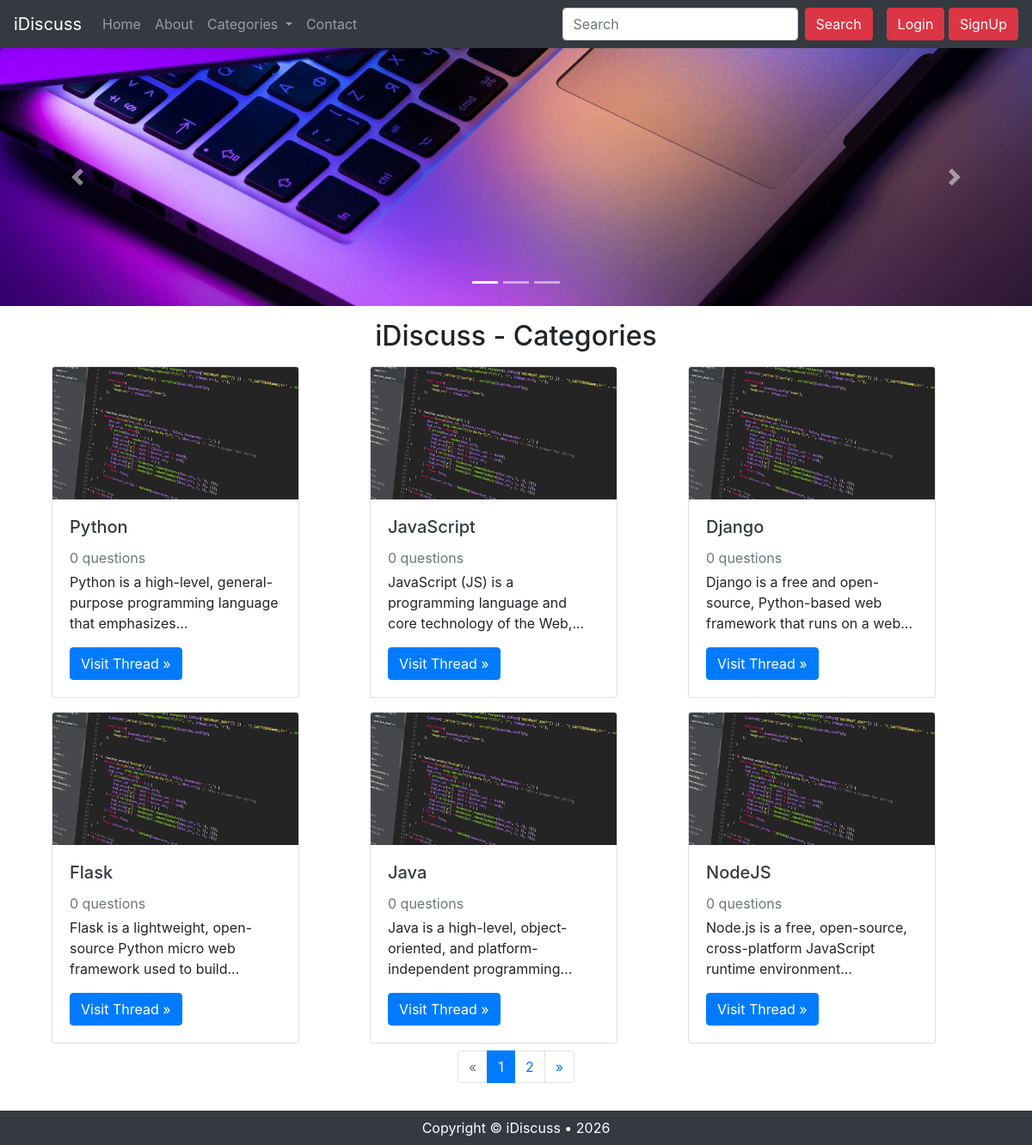
The page / on the database its author committed.
### tables this page shows
CREATE TABLE `categories` (
  `category_id` int(11) NOT NULL,
  `category_name` varchar(255) NOT NULL,
  `category_description` text NOT NULL,
  `created` datetime NOT NULL DEFAULT current_timestamp()
);

### index.php (the view, shortened to what this page needs)
<!doctype html>
<html lang="en">
<head>
    <link rel="stylesheet" href="https://cdn.jsdelivr.net/npm/bootstrap@4.5.3/dist/css/bootstrap.min.css">
    <link rel="stylesheet" href="assets/css/index.css">
</head>
<body>
    <?php include "partials/_header.php" ?>
    <div id="carouselExampleIndicators" class="carousel slide" data-ride="carousel">
        <ol class="carousel-indicators">
            <li data-target="#carouselExampleIndicators" data-slide-to="0" class="active"></li>
            <li data-target="#carouselExampleIndicators" data-slide-to="1"></li>
            <li data-target="#carouselExampleIndicators" data-slide-to="2"></li>
        </ol>
        <div class="carousel-inner">
            <div class="carousel-item active">
                <img src="assets/images/slider1.jpg" class="d-block w-100" alt="slider1">
            </div>
        </div>
        <a class="carousel-control-prev" href="#carouselExampleIndicators" role="button" data-slide="prev">
            <span class="carousel-control-prev-icon" aria-hidden="true"></span>
        </a>
        <a class="carousel-control-next" href="#carouselExampleIndicators" role="button" data-slide="next">
            <span class="carousel-control-next-icon" aria-hidden="true"></span>
        </a>
    </div>
    <main class="container my-3">
        <h2 class="text-center">iDiscuss - Categories</h2>
        <div id="categories">
            <?php
            require_once "partials/_dbconnect.php";
            $sql = "SELECT COUNT(*) as count FROM categories";
            $result = mysqli_query($conn, $sql);
            $count = mysqli_fetch_assoc($result)["count"];
            if ($count == 0) {
                echo '
                <div class="alert alert-secondary col-md-12" role="alert">
                    <h5 class="mb-0">No categories to be displayed!</h5>
                </div>';
            } else {
                $page = isset($_GET["page"]) ? (int) $_GET["page"] : 1;
                $num_pages = (int) ceil($count / PAGE_LIMIT);
                $page = max(1, min($page, $num_pages));
                $offset = ($page - 1) * PAGE_LIMIT;
                $sql1 = "SELECT c.*, count(th.thread_id) as total_threads FROM categories c LEFT JOIN threads th ON th.thread_catid = c.category_id GROUP BY c.category_id LIMIT $offset, ". PAGE_LIMIT;
                $result1 = mysqli_query($conn, $sql1);
                echo '<div class="row mx-0">
                ';
                while ($row = mysqli_fetch_assoc($result1)) {
                    $characters_limit = 80;
                    $id = $row["category_id"];
                    $name = $row["category_name"];
                    $description = $row["category_description"];
                    $total_threads = $row["total_threads"];
                    $truncated = $description;
                    if (mb_strlen($description) > $characters_limit) $truncated = mb_substr($truncated, 0, $characters_limit);
                    $last_space = mb_strrpos($truncated, ' ');
                    if ($last_space !== false) {
                        $truncated = mb_substr($truncated, 0, $last_space);
                    }
                    $truncated = $truncated . '...';
                    echo '<div class="col-md-4">
                        <div class="card my-2" style="width: 18rem;">
                            <img src="assets/images/card.jpg" class="card-img-top" alt="cat' . $id . 'Image">
                            <div class="card-body">
                                <a href="/forum/threadlist?catid=' . $id . '" class="text-dark">
                                    <h5 class="card-title">' . $name . '</h5>
                                </a>
                                <p class="card-text mb-1 text-muted">'.$total_threads.' '.ngettext("question", "questions", $total_threads).'</p>
                                <p class="card-text">' . $truncated . '</p>
                                <a href="/forum/threadlist?catid=' . $id . '" class="btn btn-primary">Visit Thread &raquo;</a>
                            </div>
                        </div>
                    </div>
                    ';
                }
                echo '</div>
                ';
                echo '<div class="d-flex align-items-center justify-content-center">
                    <nav aria-label="Page navigation example">
                        <ul class="pagination">';
                    if ($page > 1) {
                        echo '<li class="page-item">
                            <a class="page-link" href="?page='.($page-1).'" aria-label="Previous">
                                <span aria-hidden="true">&laquo;</span>
                            </a>
                        </li>';
                    } else {
                        echo '<li class="page-item disabled">
                            <a class="page-link" href="#" aria-label="Previous">
                                <span aria-hidden="true">&laquo;</span>
                            </a>
                        </li>';
                    }
                    for ($i = 0; $i < $num_pages; $i++) {
                        if ($page === $i + 1) {
                            echo '<li class="page-item active"><a class="page-link" href="?page=' . ($i + 1) . '">' . ($i + 1) . '</a></li>';
                        } else {
                            echo '<li class="page-item"><a class="page-link" href="?page=' . ($i + 1) . '">' . ($i + 1) . '</a></li>';
                        }
                    }
                    if ($page < $num_pages) {
                        echo '<li class="page-item">
                            <a class="page-link" href="?page='.($page+1).'" aria-label="Next">
                                <span aria-hidden="true">&raquo;</span>
                            </a>
                        </li>';
                    } else {
                        echo '<li class="page-item disabled">
                            <a class="page-link" href="#" aria-label="Next">
                                <span aria-hidden="true">&raquo;</span>
                            </a>
                        </li>';
                    }
                echo '</ul>
                    </nav>
                </div>';
            }
            ?>
        </div>
    </main>
    <?php include "partials/_footer.php" ?>
</body>
</html>

### partials/_header.php (shortened to what this page needs)
<nav class="navbar navbar-expand-lg navbar-dark bg-dark">
  <a class="navbar-brand" href="/forum">iDiscuss</a>
  <div class="collapse navbar-collapse" id="navbarSupportedContent">
    <ul class="navbar-nav mr-auto">
      <li class="nav-item">
        <a class="nav-link" href="/forum">Home <span class="sr-only">(current)</span></a>
      </li>
      <li class="nav-item">
        <a class="nav-link" href="/forum/about">About</a>
      </li>
      <li class="nav-item dropdown">
        <a class="nav-link dropdown-toggle" href="#" id="navbarDropdown" role="button" data-toggle="dropdown" aria-haspopup="true" aria-expanded="false">
          Categories
        </a>
      </li>
      <li class="nav-item">
        <a class="nav-link" href="#">Contact</a>
      </li>
    </ul>
    <form class="form-inline my-2 my-lg-0 mr-3" action="/forum/results" method="get">
      <input class="form-control mr-sm-2" type="search" name="search_query" id="search_query" placeholder="Search" aria-label="Search">
      <button class="btn btn-danger my-2 my-sm-0" type="submit">Search</button>
    </form>
    <?php if (!isset($_SESSION["loggedin"]) || $_SESSION["loggedin"] != true): ?>
    <div>
      <button class="btn btn-danger" data-toggle="modal" data-target="#loginModal">Login</button>
      <button class="btn btn-danger" data-toggle="modal" data-target="#signupModal">SignUp</button>
    </div>
    <?php endif; ?>
  </div>
</nav>

### partials/_footer.php (shortened to what this page needs)
<footer class="footer bg-dark text-white text-center p-2">
    <p class="mb-0">Copyright &copy; iDiscuss &bull; <span id="cpyear"></span></p>
</footer>

### assets/css/index.css (style rules this page uses)
html, body { min-height: 100%; }
html { scroll-behavior: smooth; }
body { min-height: 100vh; display: flex; flex-direction: column; }
main { flex: 1; }

### rows shown on the page
categories: category_name "Python", total_threads "0", total_threads "questions", truncated "Python is a high-level, general-purpose programming language that emphasizes..."
categories: category_name "JavaScript", total_threads "0", total_threads "questions", truncated "JavaScript (JS) is a programming language and core technology of the Web,..."
categories: category_name "Django", total_threads "0", total_threads "questions", truncated "Django is a free and open-source, Python-based web framework that runs on a web..."
categories: category_name "Flask", total_threads "0", total_threads "questions", truncated "Flask is a lightweight, open-source Python micro web framework used to build..."
categories: category_name "Java", total_threads "0", total_threads "questions", truncated "Java is a high-level, object-oriented, and platform-independent programming..."
categories: category_name "NodeJS", total_threads "0", total_threads "questions", truncated "Node.js is a free, open-source, cross-platform JavaScript runtime environment..."
